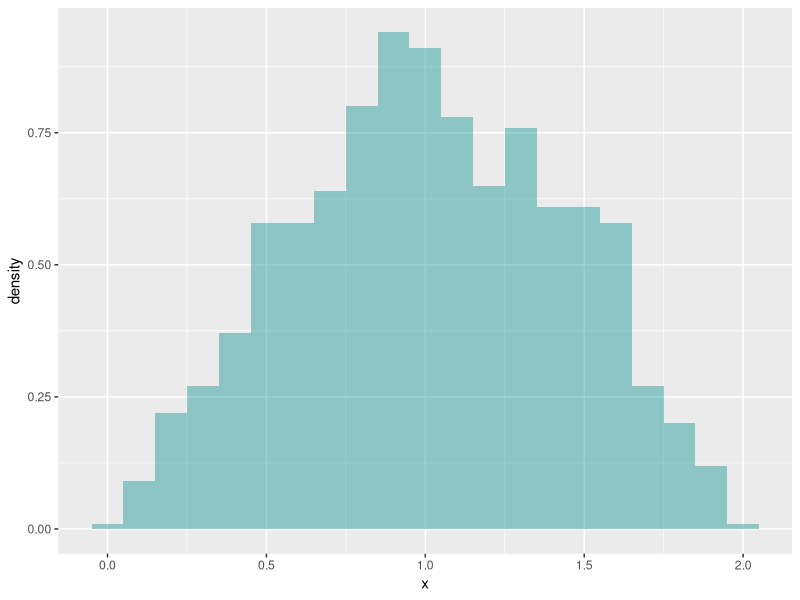
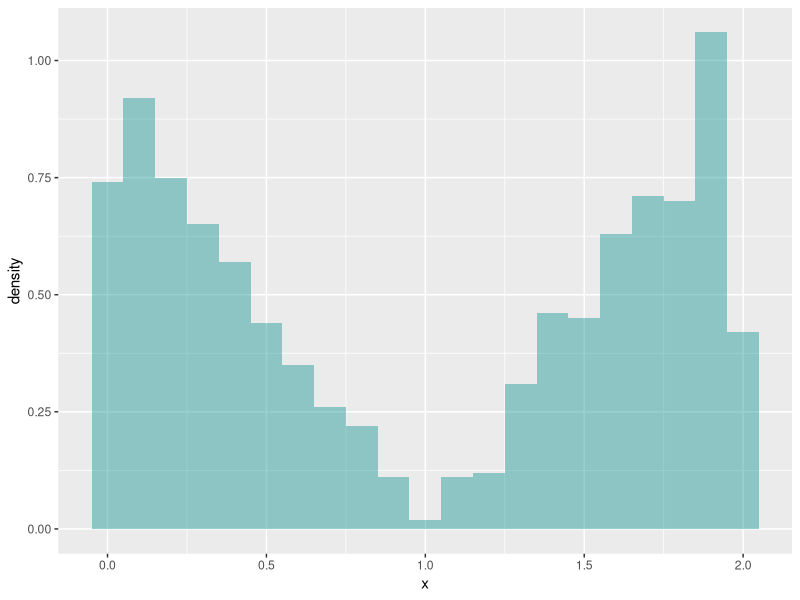
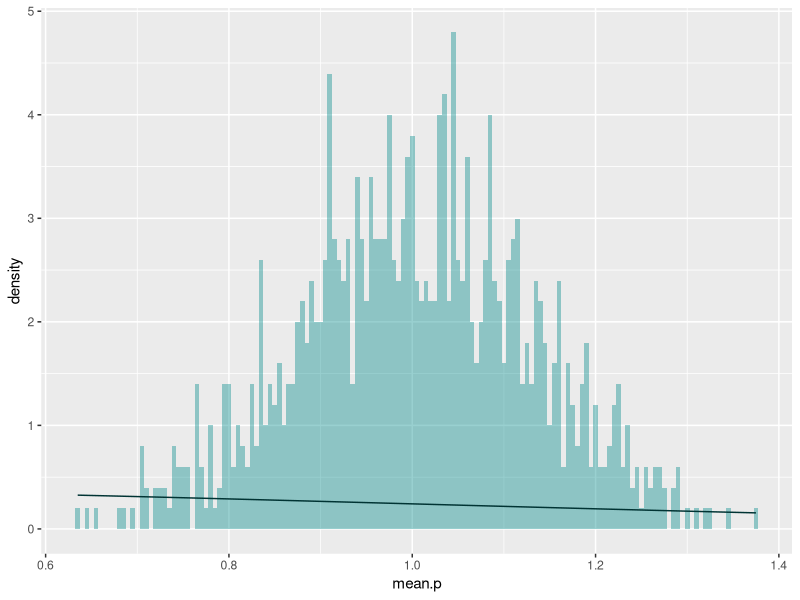
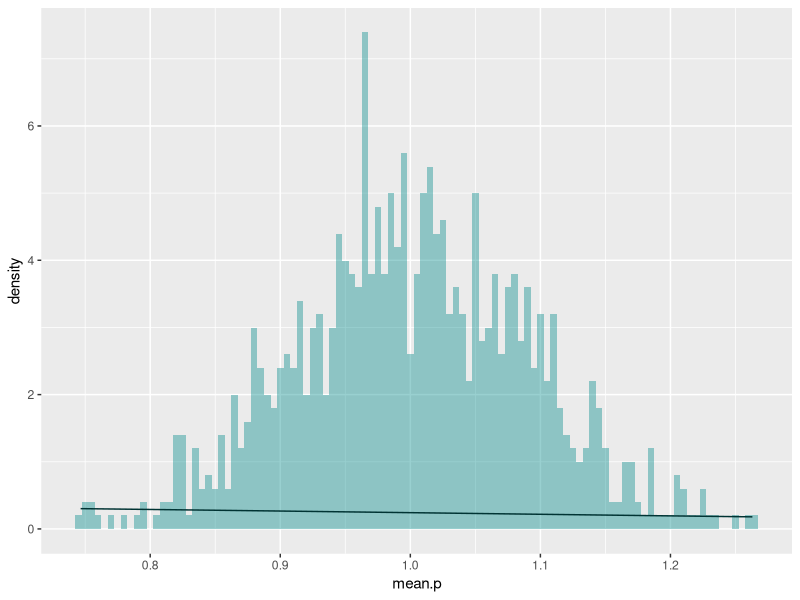
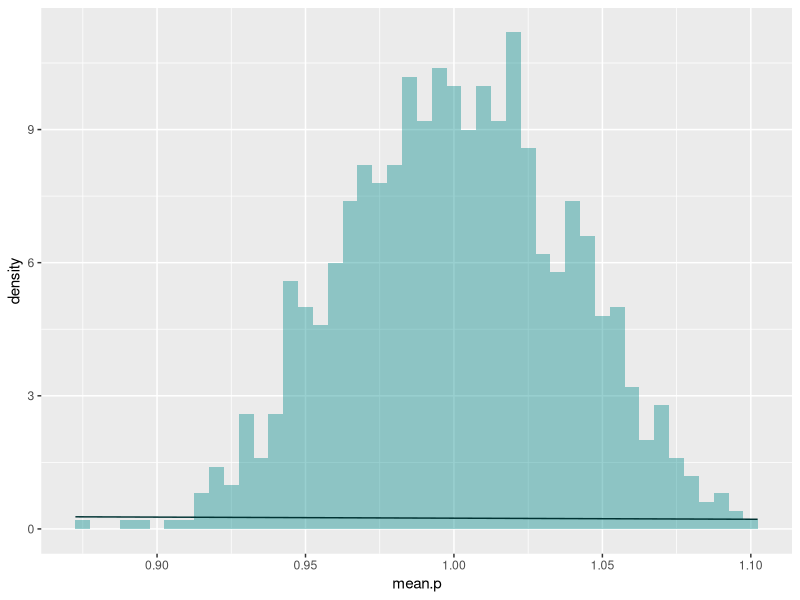
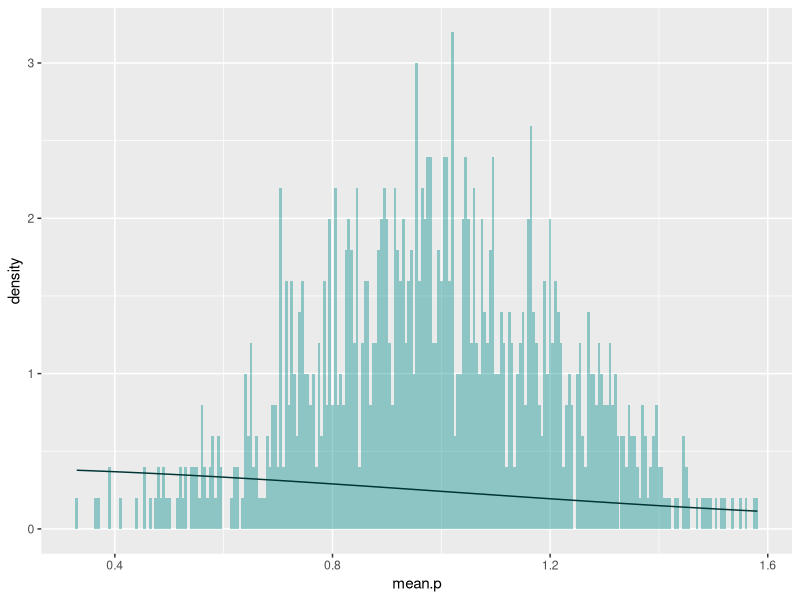
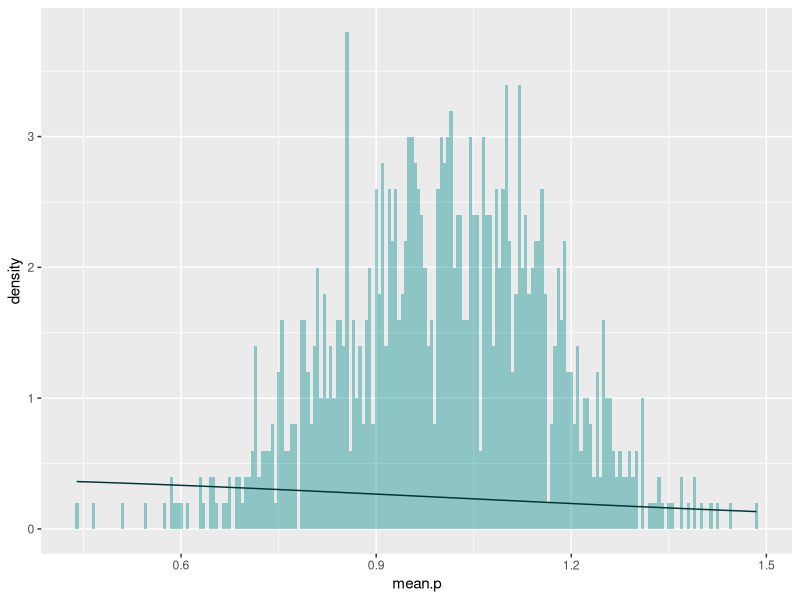
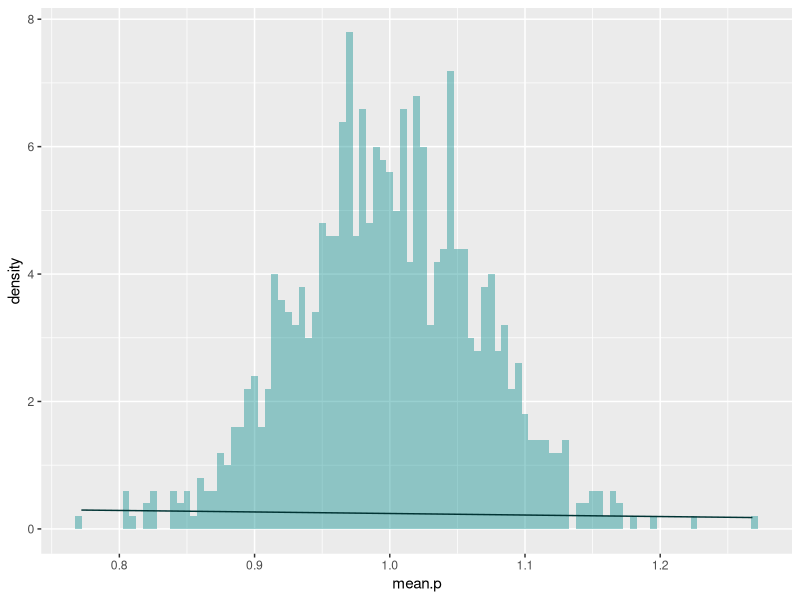

Reproduce these figures in R, in order.
## ---- chunk 1
library(ggplot2)
invf <- function(y) {
  f.y = NULL
  if(y >= 0 && y <=.5){
    f.y <- sqrt(2*y)
  }else{
      if(y <= 1 && y > .5){
        f.y <- 2- sqrt(2-2*y)
      }
    }
  return(f.y)
}

rval <- function(){
  val <- sapply(runif(1),invf)
  return(val)
}

## ---- chunk 2
px2 <- function(x) {
  #probablity function
  p = NULL
  if(x >= 0 && x <=1){
    p <- 1 -x
  }else{
    if(x <= 2 && x >1){
        p <- x - 1}
  }
  return(p)
}

sampf <- function(n){
  # in is the sample size to return
  vals <- seq(0,2, by = .01)  #values in range 0 to 2
  p <- sapply(vals,px2)  #prob of vals
  ret<- sample(vals, n, replace = TRUE, prob = p)
  return(ret)
}
## ---- chunk 3
df <- data.frame(x = replicate(1000,rval()))
ggplot(data = df, aes(x=x)) +
    geom_histogram(aes(y = ..density..), binwidth = .1,
                   fill = "darkcyan", alpha = 0.4)


## ---- chunk 4
l <- sampf(1000)
df <- data.frame(x = sampf(1000))
ggplot(data = df, aes(x=x)) +
    geom_histogram(aes(y = ..density..), binwidth = .1,
                   fill = "darkcyan", alpha = 0.4)

## ---- chunk 5

plt.mean <- function(n,pdf, lb = 0, ub = 2){
  # n is the sample size
  # pdf is the name of a pdf function that returns the probablity of given x
  # lb is the lower bound of samples to use in this pdf, default 0
  # ub is the upper bound of samples to use in this pdf, default 2
  p <- match.fun(pdf) #p is pdf function
  mean.p <-c()
  i <- 0
  while(i <= 1000){
    vals <- seq(lb,ub, by = .01)  #values in range given by lb, ub
    s <- sample(vals, n, replace = TRUE, prob = sapply(vals,p))
    mean.p <- c(mean.p, mean(s)) # mean of sample
    i <- i + 1
  }
  dfx <- data.frame(mean.p)
  m <- mean(mean.p)
  stv <- sd(mean.p)
  ggplot(data = dfx, aes(x=mean.p)) + 
    geom_histogram(aes(y = ..density..), binwidth = .005, 
                   fill = "darkcyan", alpha = 0.4)+
    stat_function(geom="line", fun=dnorm, arg=list(mean=m, sd=stv),  
                  colour = "#003333")
}

# function for problem 1
px1 <- function(x){
  p = NULL
  if(x >= 0 && x <=1){
    p <- x
  }else{
    if(x <= 2 && x >1){
        p <- 2-x}
  }
  return(p)
}
  
## ---- chunk 6
plt.mean(10,"px1")
plt.mean(20,"px1")
plt.mean(100,"px1")
## ---- chunk 7
plt.mean(10,"px2")
plt.mean(20,"px2")
plt.mean(100,"px2")
